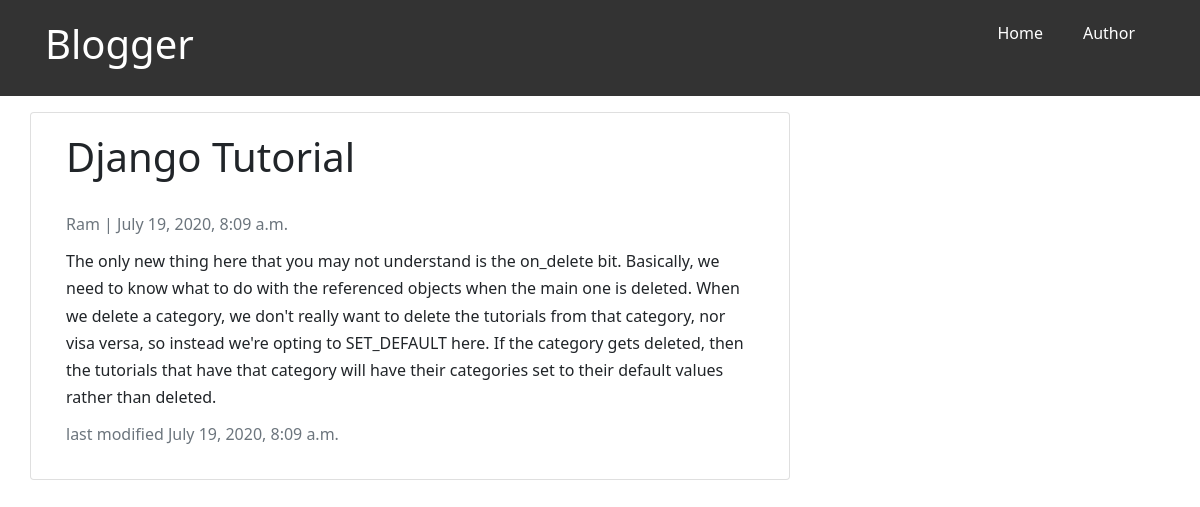
/detail/3, run on the app's committed database.
### blog/models.py (models this page shows, shortened)
class BaseClass(models.Model):
    created_at = models.DateTimeField(auto_now_add=True)
    updated_at = models.DateTimeField(auto_now=True)
    class Meta:
        abstract = True

class BlogPost(BaseClass):
    title = models.CharField(max_length=200)
    author = models.ForeignKey(Author, on_delete=models.CASCADE)
    content = models.TextField()

class Author(models.Model):
    name = models.CharField(max_length=200)
    email = models.EmailField()

### blog/views.py (the view)
# urls.py: path('detail/<int:blog_id>',render_detail)
def render_detail(request, blog_id):
    blog_obj = get_object_or_404(BlogPost, id=blog_id)
    return render(request, 'blog/detail.html',context={'blog_obj':blog_obj})

### blog/templates/blog/detail.html
{% extends 'blog/base.html' %}
{%block main_body%}
<div class="container">
  <div class="row">
    <div class="col-md-8 card mb-4  mt-3 left  top">
      <div class="card-body">
        <h1> {{ blog_obj.title }} </h1>
        <p class=" text-muted">{{ blog_obj.author.name }} | {{ blog_obj.created_at }}</p>
        <p class="card-text ">{{ blog_obj.content | safe }}</p>
        <p class=" text-muted">last modified {{ blog_obj.updated_at }}</p>
      </div>
    </div>
  </div>
</div>
{% endblock %}

### blog/templates/blog/base.html (style rules this page uses)
* { margin: 0; padding: 0; box-sizing: border-box; }
html, body { font-family: 'Segoe UI', Tahoma, Geneva, Verdana, sans-serif; line-height: 1.7em; }
h1, h2, h3 { padding-bottom: 20px; }
p { margin: 10px 0; }

### data on the page
BlogPost: title "Django Tutorial", author.name "Ram", created_at "July 19, 2020, 8:09 a.m.", content "The only new thing here that you may not understand is the on_delete bit. Basically, we need to know what to do with the referenced objects when the main one is deleted. When we delete a category, we don't really want to delete the tutorials from that category, nor visa versa, so instead we're opting to SET_DEFAULT here. If the category gets deleted, then the tutorials that have that category will have their categories set to their default values rather than deleted.", updated_at "July 19, 2020, 8:09 a.m."
